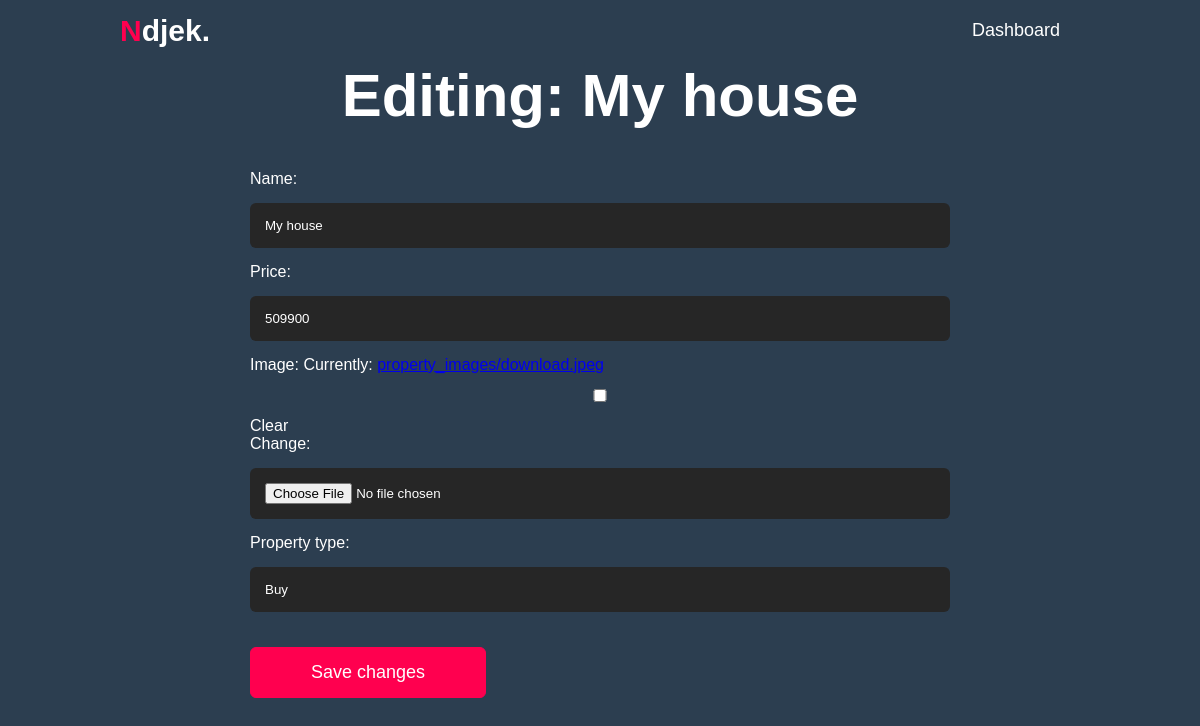
/edit_property/4/, run on the app's committed database.
### dream_houses/models.py (models this page shows)
class Property(models.Model):
    PROPERTY_TYPES = [
        ('Buy', 'Buy'),
        ('Rent', 'Rent'),
    ]
    name = models.CharField(max_length=200)
    price = models.IntegerField()
    image = models.ImageField(upload_to='property_images/', null=True, blank=True)
    owner = models.ForeignKey(User, on_delete=models.CASCADE)
    date_added = models.DateTimeField(auto_now_add=True)
    property_type = models.CharField(max_length=4, choices=PROPERTY_TYPES, default='Buy')
    def __str__(self):
        return self.name
    class Meta:
        verbose_name_plural = 'properties'

### dream_houses/views.py (the view)
# urls.py: path('edit_property/<int:property_id>/', views.edit_property, name = 'edit_property'),
def edit_property(request, property_id):
    property_instance = Property.objects.get(id=property_id)
    if request.method == 'POST':
        form = PropertyForm(request.POST, request.FILES, instance=property_instance)
        if form.is_valid():
            form.save()
            return redirect('dream_houses:dashboard')
    else:
        form = PropertyForm(instance=property_instance)
    context = {'property': property_instance, 'form': form}
    return render(request, 'dream_houses/edit_property.html', context)

### dream_houses/forms.py
class PropertyForm(forms.ModelForm):
    class Meta:
        model = Property
        fields = ['name', 'price','image', 'property_type']
        widgets = {
            'name': forms.TextInput(attrs={'class': 'Property'}),
            'price': forms.NumberInput(attrs={'class': 'Property'}),
            'property_type':forms.TextInput(attrs={'class':Property}),
        }
        enctype = "multipart/form-data"  # Make sure this line is present

### dream_houses/templates/dream_houses/edit_property.html (shortened to what this page needs)
{% load static %}
<!DOCTYPE html>
<html lang="en">
<head>
   <link rel="stylesheet" href="{% static 'css/styles.css' %}">
</head>
<body>
    <div id="header-edit">
        <div class="container" >
            <nav>
                <h1 class="logo"><span>N</span>djek.</h1>
                <ul id="sidemenu">
                    <li><a href="{% url 'dream_houses:dashboard' %}">Dashboard</a></li>
                </ul>
            </nav>
        </div>
    </div>
    <div class="container-new">
    	<h1 class="subtitle">
    	Editing:
    	 {{property.name}}
    </h1>
    </div>
        <div class="contact-right">
                   <form action="{% url 'dream_houses:edit_property' property.id %}" method="post" enctype="multipart/form-data">
	{{form.as_p}}
	<button name="submit" class="btn btn2">Save changes</button>
</form>
                </div>
</body>
</html>

### dream_houses/static/css/styles.css (style rules this page uses)
* { margin: 0; padding: 0; font-family: 'Poppins', sans-serif; box-sizing: border-box; }
html { scroll-behavior: smooth; }
body { background: #2C3E50; color: #fff; }
.container { padding: 10px 10%; }
nav { display: flex; align-items: center; justify-content: space-between; flex-wrap: wrap; }
.logo { width: 140px; font-size: 30px; }
.logo span { color: #ff004f; }
nav ul li { display: inline-block; list-style: none; margin: 10px 20px; }
nav ul li a { color: #fff; text-decoration: none; font-size: 18px; position: relative; }
nav ul li a::after { content: ''; width: 0; height: 3px; background: #ff004f; position: absolute; left: 0; bottom: -6px; transition: 0.5s; }
.container-new { display: flex; align-items: center; justify-content: center; padding-bottom: 40px; }
.subtitle { font-size: 60px; font-weight: 600; color: #fff; left: 50%; }
.btn { display: block; margin: 50px auto; width: fit-content; border: 1px solid #ff004f; padding: 14px 50px; border-radius: 6px; text-decoration: none; color: #fff; background: #ff004f; cursor: pointer; }
.contact-right { display: flex; align-items: center; justify-content: center; }
.btn.btn2 { display: inline-block; background: #ff004f; }
.contact-right form { width: 700px; }
form input, form textarea { width: 100%; border: 0; outline: none; background: #262626; padding: 15px; margin: 15px 0; color: #fff; border-radius: 6px; }
form .btn2 { padding: 14px 60px; font-size: 18px; margin-top: 20px; cursor: pointer; }

### data on the page
Property: name "My house", price "509900", property_type "Buy"
